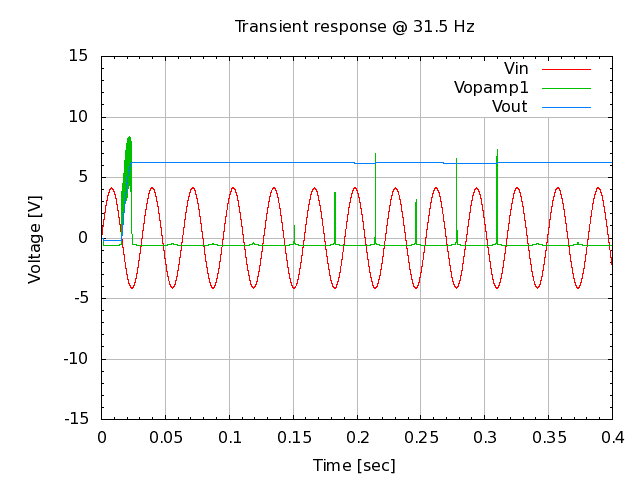

Generate this figure with gnuplot:
# setup terminal
set term png

# setup graph
set output "26.006.00.03.03.png"
set title "Transient response @ 31.5 Hz"

# setup Y-axis
set yrange [-15:15]
set grid ytics lt 1 lw 1 lc rgb "#bbbbbb"
set mytics
set ylabel "Voltage [V]"

# setup X-axis
set grid xtics lt 1 lw 1 lc rgb "#bbbbbb"
set mxtics
set xlabel "Time [sec]"

# setup plot style
set style data lines
plot '26.006.00.03.03.dat' using 1:2 title "Vin", \
     '26.006.00.03.03.dat' using 1:3 title "Vopamp1", \
     '26.006.00.03.03.dat' using 1:4 title "Vout"

# set output back to default
set output

# reset terminal type
set terminal pop
